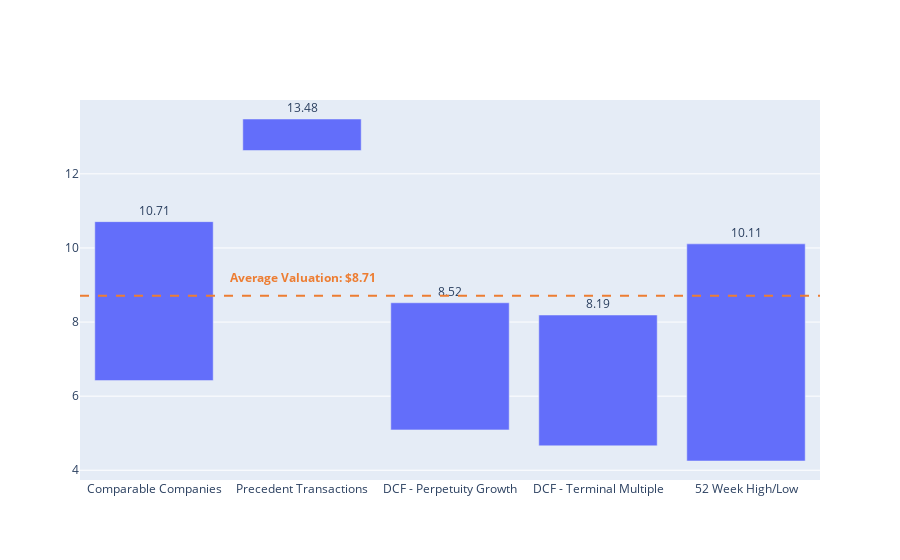

Notebook cell for this chart:
### Code cell
fig = go.Figure()
fig.add_trace(
    go.Bar(
        x=data["type"],
        y=data["range"],
        base=data["low"],
        text=data["high"],
        textposition="outside",
    )
)

fig.add_shape(
    type="line",
    xref="paper",
    # starting coordinates
    x0=0, y0=average_val,
    # ending coordinates
    x1=1, y1=average_val,
    # Make sure the points are on top of the line
    layer="above",
    # Style it like the axis lines
    line=dict(dash="dash", color="#ED7D32", width=2)
)
fig.add_annotation(
    xref="paper",
    x=0.2,
    y=average_val+0.5,
    align="left",
    text=f"<b>Average Valuation: ${round(average_val,2)}</b>",
    font=dict(size=12, color="#ED7D32"),
    showarrow=False
)

### Figure 1 — Plotly figure (JSON) as saved in the notebook; plotly's stock layout.template omitted (floating-point values rounded to 4 significant figures)
{"data": [{"base": [6.42, 12.63, 5.09, 4.66, 4.25], "text": [10.71, 13.48, 8.52, 8.19, 10.11], "textposition": "outside", "type": "bar", "x": ["Comparable Companies", "Precedent Transactions", "DCF - Perpetuity Growth", "DCF - Terminal Multiple", "52 Week High/Low"], "y": [4.29, 0.85, 3.43, 3.53, 5.86]}], "layout": {"annotations": [{"align": "left", "font": {"color": "#ED7D32", "size": 12}, "showarrow": false, "text": "<b>Average Valuation: $8.71</b>", "x": 0.2, "xref": "paper", "y": 9.213}], "shapes": [{"layer": "above", "line": {"color": "#ED7D32", "dash": "dash", "width": 2}, "type": "line", "x0": 0, "x1": 1, "xref": "paper", "y0": 8.713, "y1": 8.713}]}}
